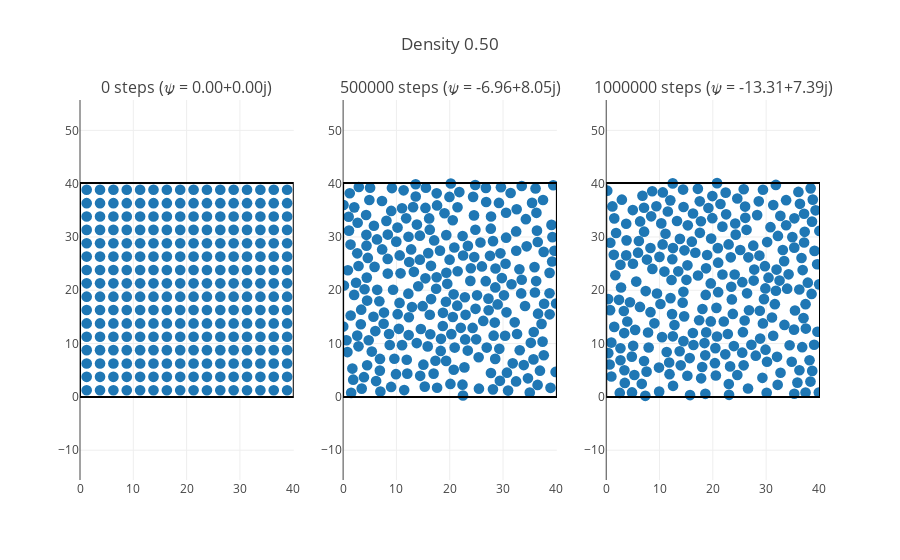
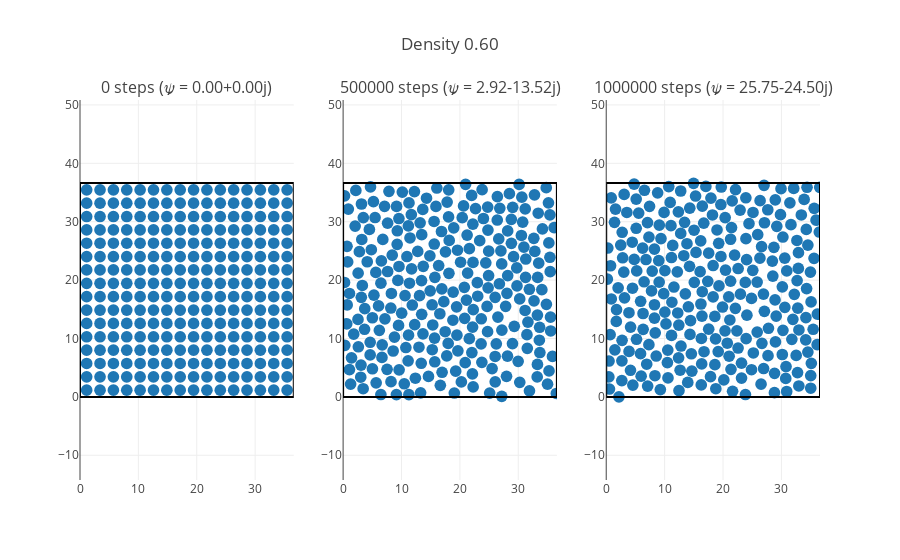
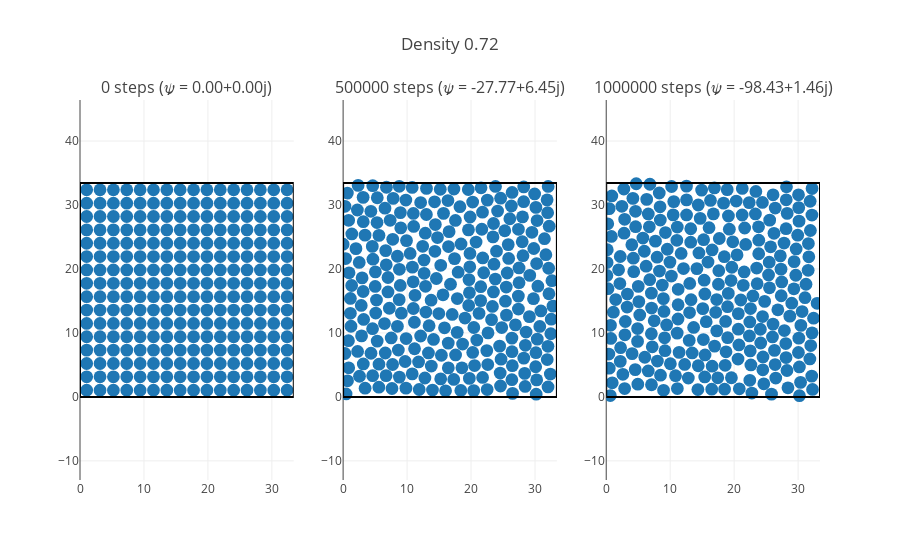

Notebook cell for these charts, in order:
### Code cell
DISK_RADIUS = 1.
NUM_DISKS = 16**2
NUM_STEPS = 10**6

densities = [0.5, 0.6, 0.72]

def run_simulation(density):
    sys_size = calculate_system_size(NUM_DISKS, DISK_RADIUS, density)
    sim = Simulation(NUM_DISKS, DISK_RADIUS, sys_size)
    sim.optimize_step_size()  # magic!
    states = [{"state": sim.state.copy(), "steps": 0, "psi": sim.psi()}]
    for _ in range(2):
        sim.run(NUM_STEPS // 2)
        
        states.append({
            "state": sim.state.copy(),
            "steps": sim.steps,
            "psi": sim.psi()
        })
    
    return {
        "density": density,
        "states": states,
        "simulation": sim
    }


with ProcessPoolExecutor() as executor:
    sequences = executor.map(run_simulation, densities)
    
for s in list(sequences):
    plot_sequence(s)
